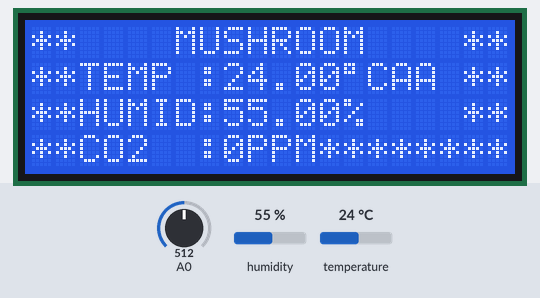
This sketch was run on a simulated ESP8266 (NodeMCU). Parts: 20×4 character LCD. The inputs (shaded band) are chosen by the test bench; at power-on: A0 = 512, humidity 55 %, temperature 24 °C. WiFi joins after 1.5 s; servers stay silent unless stated.

Above: at 27.3 s.

The sketch:

Mushroom_Project.ino
```cpp
#include <LiquidCrystal_I2C.h>
#define BLYNK_PRINT Serial
#include <SPI.h>
#include <ESP8266WiFi.h>
#include <BlynkSimpleEsp8266.h>
#include <Wire.h>
#include <DHT.h>

#define DHTPIN 2
#define DHTTYPE DHT11
#define MQPIN 0
#define RLVALUE 5
#define ROCLEANAIRFACTOR 9.83
#define CALIBRATIONTIMES 50
#define CALIBRATIONINTERVAL 500
#define READINTERVAL 50
#define READTIMES 5
#define GAS_CO 1

char auth[] ="Wx2vQ1JmZfHXQhuv1XEZtlcm7rdrKVEx";
const int sensorPin = 4;
int sensorState = 0;
int lastState = 0;
DHT dht(DHTPIN, DHTTYPE);
SimpleTimer timer;
LiquidCrystal_I2C lcd(0x3F, 20, 04);

float COCurve[3] = {2.3, 0.72, -0.34};
float Ro = 10;
int NotificationTemp = 0;
int NotificationHumid = 0;

void sendSensor()
{
  float t = dht.readTemperature();

    if (isnan(t)) {
        Serial.println("Failed to read from DHT sensor!");
        return;
      }

      Blynk.virtualWrite(V6, t);
}

void setup() {
  lcd.begin(20,4);
  lcd.backlight();
  Serial.begin(9600);
  Blynk.begin(auth, "Balotelli", "00000000");
  dht.begin();
  pinMode(sensorPin, INPUT);

  Ro = MQCalibration(MQPIN);
  lcd.setCursor(0,0);
  lcd.print("********************");
  lcd.setCursor(0,1);
  lcd.print("** WAHAI MADSUKAA **");
  lcd.setCursor(0,2);
  lcd.print("**    JOM DOTA    **");
  lcd.setCursor(0,4);
  lcd.print("********************");

  timer.setInterval(1000L, sendSensor);
}

void loop() {
  float t = dht.readTemperature();
  float h = dht.readHumidity();
  lcd.setCursor(0,0);
  lcd.print("**    MUSHROOM    **");
  tempPrint(2,1,t);
  humidPrint(2,2,h);
  coPrint(2,3,GasPercentage(MQread(MQPIN)/Ro));
  notificationApp(NotificationTemp, NotificationHumid);

  delay(1000);
  Blynk.run();


}

void notificationApp(int suhu, int humid)
{
  if (suhu > 300){
      Blynk.notify("Suhu kau mencanak njir");
      suhu = 0;
  }

  if(humid > 300){
    Blynk.notify("Woi siram la aku setan");
    humid = 0;
  }
}

void tempPrint(int col, int row, float temp)
{
  lcd.setCursor(col, row);
  lcd.print("TEMP :");
  lcd.print(temp);
  lcd.print((char)223);
  lcd.print("C");
  if(temp > 30.0)
  {
    NotificationTemp += 1;

  }
}

void humidPrint(int col, int row, float humid)
{
  lcd.setCursor(col, row);
  lcd.print("HUMID:");
  lcd.print(humid);
  lcd.print("%");
  if(humid < 20.0)
  {
    NotificationHumid += 1;

  }
}

void coPrint(int col, int row, int co)
{
  lcd.setCursor(col, row);
  lcd.print("CO2  :");
  lcd.print(co);
  lcd.print("PPM");
}

float MQResistanceCalculation(int raw_adc)
{
  return (((float)RLVALUE*(1023-raw_adc)/raw_adc));
}

float MQCalibration(int mqpin)
{
  int i;
  float val = 0;

  for (i = 0; i < CALIBRATIONTIMES ; i++){
    val += MQResistanceCalculation(analogRead(mqpin));
    delay(CALIBRATIONINTERVAL);
  }

  val = val/CALIBRATIONTIMES;

  val = val/ROCLEANAIRFACTOR;

  return val;
}

float MQread(int mqpin)
{
  int i;
  float rs = 0;

  for (i = 0; i < READTIMES ; i++){
    rs += MQResistanceCalculation(analogRead(mqpin));
    delay(READINTERVAL);
  }

  rs = rs/READTIMES;

  return rs;
}

int GasPercentage(float rs_ro_ratio)
{
  return getPercentage(rs_ro_ratio, COCurve);
}

int getPercentage(float rs_ro_ratio, float *pcurve)
{
  return (pow(10,(((log(rs_ro_ratio) - pcurve[1])/pcurve[2]) + pcurve[0])));
}
```
